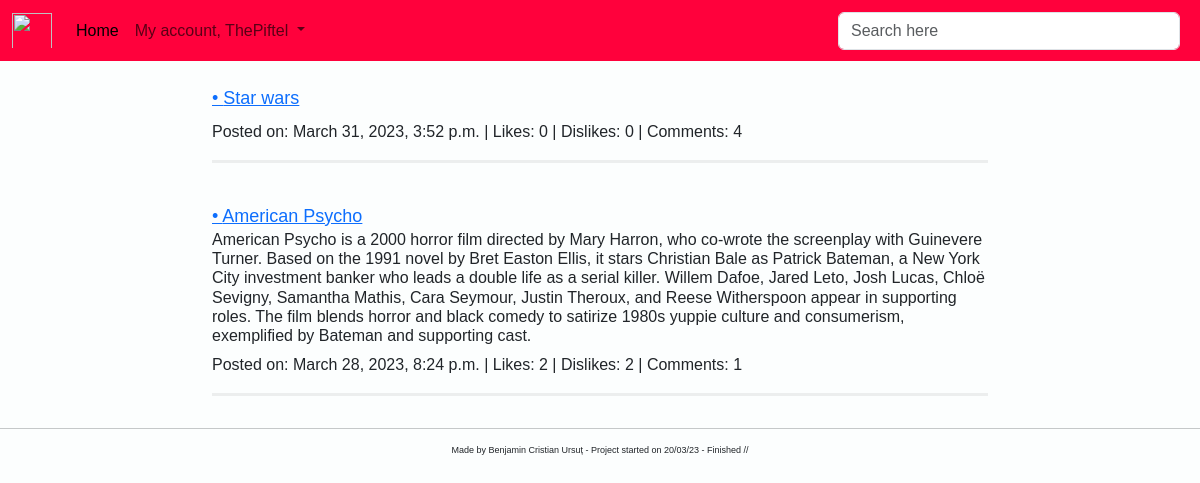
Before: /all_posts/ (signed in) with the older database file.
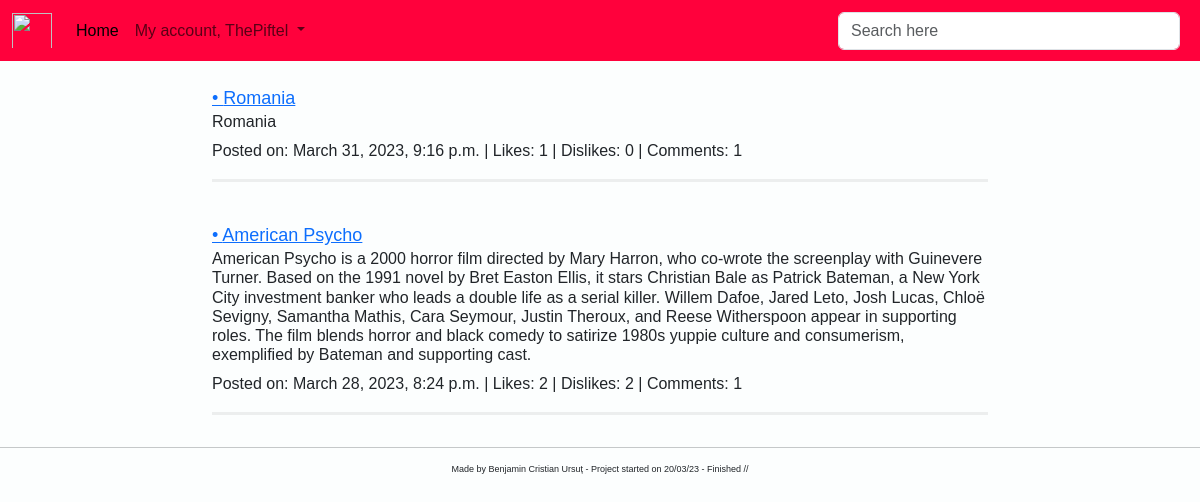
After: the same page with the newer database file.
### post/models.py (models this page shows)
class Post(models.Model):
    image = models.ImageField(null=True, blank=True)
    title = models.CharField(max_length=200, null=True)
    description = RichTextField(blank=True, null=True)
    small_description = models.TextField(null=True, blank=True)
    date = models.DateField(auto_now_add=True, null=True)
    likes = models.ManyToManyField(User, related_name='blog_posts', blank=True)
    dislikes = models.ManyToManyField(User, related_name='blog', blank=True)
    created_on = models.DateTimeField(auto_now_add=True, null=True)
    class Meta:
        ordering = ['-created_on']
    def total_like(self):
        return self.likes.count()
    def total_dislike(self):
        return self.dislikes.count()
    def total_comments(self):
        return self.comments.count()

### post/views.py (the view)
# urls.py: path('all_posts/', views.PostListView.as_view(), name='view-blog'),
class PostListView(LoginRequiredMixin, ListView):
    template_name = 'post/list_of_post.html'
    model = Post
    context_object_name = 'all_posts'

### templates/post/list_of_post.html (shortened to what this page needs)
{% extends 'base.html' %}
{% block content %}
    <div class="container-fluid">
        <div class="row">
            <div class="col-md-8 offset-md-2">
                {% for post in all_posts %}
                    <br>
                    <a href="{% url 'detail-blog' post.id %}" style="font-size: large">• {{ post.title }}</a>
                    {% if post.description %}
                        <h6>{{ post.small_description }}</h6>
                    {% endif %}
                    Posted on: {{ post.created_on }} |
                    Likes: {{ post.total_like }} |
                    Dislikes: {{ post.total_dislike }} |
                    Comments: {{ post.total_comments }}
                    <hr class="solid" style="border-top: 3px solid #bbb;">
                {% endfor %}
            </div>
        </div>
    </div>
{% endblock %}

### templates/base.html (shortened to what this page needs)
{% load static %}
<!DOCTYPE html>
<html lang="en">
<head>
    <link href="https://cdn.jsdelivr.net/npm/bootstrap@5.3.0-alpha1/dist/css/bootstrap.min.css"
          rel="stylesheet"
>
    <link rel="stylesheet" href="{% static 'css/my_style.css' %}">
</head>
<body>
{% include 'navbar.html' %}
{% block content %}
{% endblock %}
<hr style="margin-: 40px;">
<h6 style="font-size: xx-small" class="text-center">Made by Benjamin Cristian Ursuț - Project started on 20/03/23 -
    Finished //</h6>
</body>
</html>

### templates/navbar.html (shortened to what this page needs)
<nav class="navbar navbar-expand-lg" style="background-color: #FF013C">
    <div class="container-fluid">
        <img class="navbar-brand"
             src="https://external-content.duckduckgo.com/iu/?u=http%3A%2F%2Fclipart-library.com%2Fimages_k%2Fbears-logo-transparent%2Fbears-logo-transparent-8.png&f=1&nofb=1&ipt=9b6f724f443e20de8c7bcab7ae8802b0dc1c161da96e5839c84b3e390552ac47&ipo=images"
             width="40px" height="45px">
        <div class="collapse navbar-collapse" id="navbarSupportedContent">
            <ul class="navbar-nav me-auto mb-2 mb-lg-0">
                <li class="nav-item">
                    <a class="nav-link active" aria-current="page" href="{% url 'home' %}">Home</a>
                </li>
                {% if user.is_authenticated %}
                    <li class="nav-item dropdown">
                    <a class="nav-link dropdown-toggle" href="#" role="button" data-bs-toggle="dropdown"
                       aria-expanded="false">
                        My account, {{ user.username }}
                    </a>
                {% endif %}
                </li>
            </ul>
            <form method="get" class="d-flex" role="search" action="{% url 'search' %}" style="width: 350px">
                <input class="form-control me-2" type="search" name="search" placeholder="Search here"
                       aria-label="Search">
            </form>
        </div>
    </div>
</nav>

### templates/base.html (style rules this page uses)
body { background-color: #fcfefe; font-family: Helvetica, sans-serif; }

Changed rows visible on the page:
removed Post: title "Star wars", created_on "March 31, 2023, 3:52 p.m.", total_like "0", total_dislike "0", total_comments "4"
added Post: title "Romania", small_description "Romania", created_on "March 31, 2023, 9:16 p.m.", total_like "1", total_dislike "0", total_comments "1"
